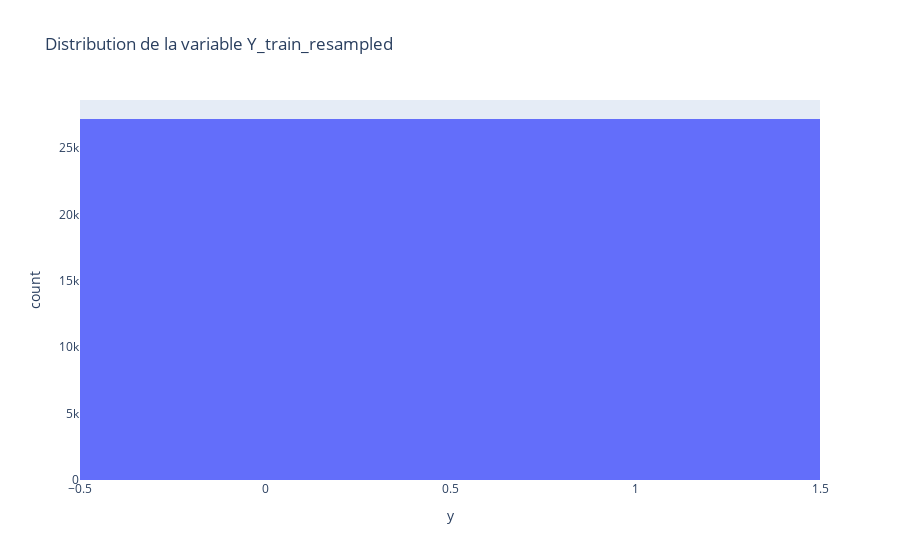

Notebook source saved alongside this figure:
### Code cell
#Observation de la distribution sur Y_train
df = pd.DataFrame(y_train_resampled, columns = ["y"])
fig = px.histogram(df, 
                   x="y",
                  title="Distribution de la variable Y_train_resampled")
fig.show()

### Figure 1 — Plotly figure (JSON) as saved in the notebook; plotly's stock layout.template omitted (floating-point values rounded to 4 significant figures; data arrays with more than 128 entries replaced by an {"elided": "..."} marker saying what was removed)
{"data": [{"alignmentgroup": "True", "bingroup": "x", "hovertemplate": "y=%{x}<br>count=%{y}<extra></extra>", "legendgroup": "", "marker": {"color": "#636efa", "pattern": {"shape": ""}}, "name": "", "offsetgroup": "", "orientation": "v", "showlegend": false, "type": "histogram", "x": {"elided": "54380 int values"}, "xaxis": "x", "yaxis": "y"}], "layout": {"barmode": "relative", "legend": {"tracegroupgap": 0}, "title": {"text": "Distribution de la variable Y_train_resampled"}, "xaxis": {"anchor": "y", "domain": [0, 1], "title": {"text": "y"}}, "yaxis": {"anchor": "x", "domain": [0, 1], "title": {"text": "count"}}}}
